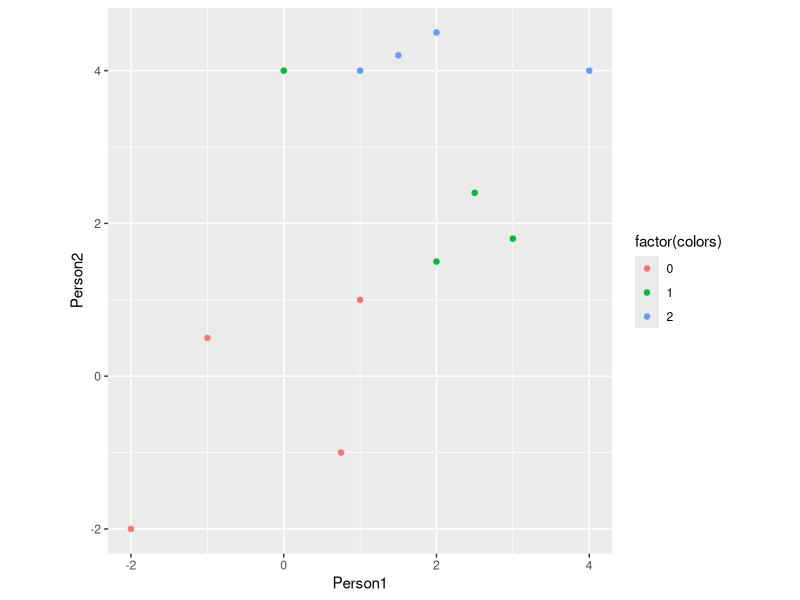

The R script that drew this image:
## ---- chunk 1
library(ggplot2)

Person1 <- c(1,-1,0.75,-2,2,2.5,3,0,1,1.5,4,2)
Person2 <- c(1,0.5,-1,-2,1.5,2.4,1.8,4,4,4.2,4, 4.5)
df <- data.frame(cbind(Person1, Person2))

colors= c(0,0,0,0,1,1,1,1,2,2,2,2)
person_ggplot <- ggplot(data = df, aes(x = Person1, y = Person2, colour=factor(colors))) + geom_point()

person_ggplot <- person_ggplot + geom_point(alpha = 1/3)  # alpha b/c of overplotting
person_ggplot <- person_ggplot + coord_fixed()
## ---- chunk 2

person_ggplot

